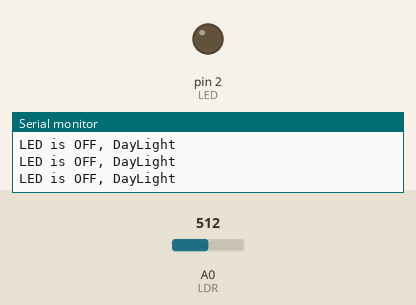
Simulated run of this sketch. Board: Arduino Uno, built with avr-gcc and run on an emulated ATmega328P. Parts: output pins drawn as LEDs (lit = HIGH), the last lines printed to the serial monitor. Inputs (shaded band) come from the test bench; at power-on: A0 (LDR) = 512.

Above: at 1.2 s.
1.3 s: A0 (LDR) set to 211
2.8 s: A0 (LDR) set to 190
At 4.2 s:
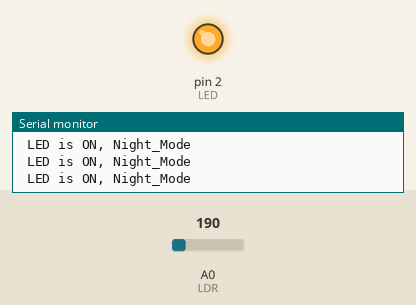
Timing chart, 0 to 5.8 s (numbered marks = the images above; inputs shaded):
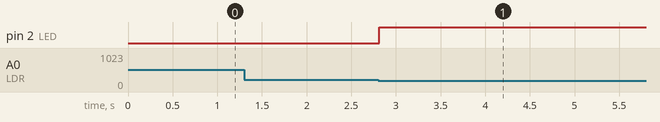

The sketch:

LDR.ino
```cpp
    int LED = 2;
    int LDR = A0;

    void setup() {

      Serial.begin(9600);
      pinMode(LED, OUTPUT);
    }
    void loop() {
      int sensorStatus = analogRead(LDR);
      if (sensorStatus <200)
      {
        digitalWrite(LED, HIGH);
        Serial.println(" LED is ON, Night_Mode");
      }
      else
      {
        digitalWrite(LED, LOW);
        Serial.println("LED is OFF, DayLight");
      }
    }
```

Measured:
- the behaviour switches between 200 and 199 on A0 (LDR) (found by bisection; images 0 and 1)
- after the input at 2.8 s, pin 2 (LED): LOW → HIGH at once
